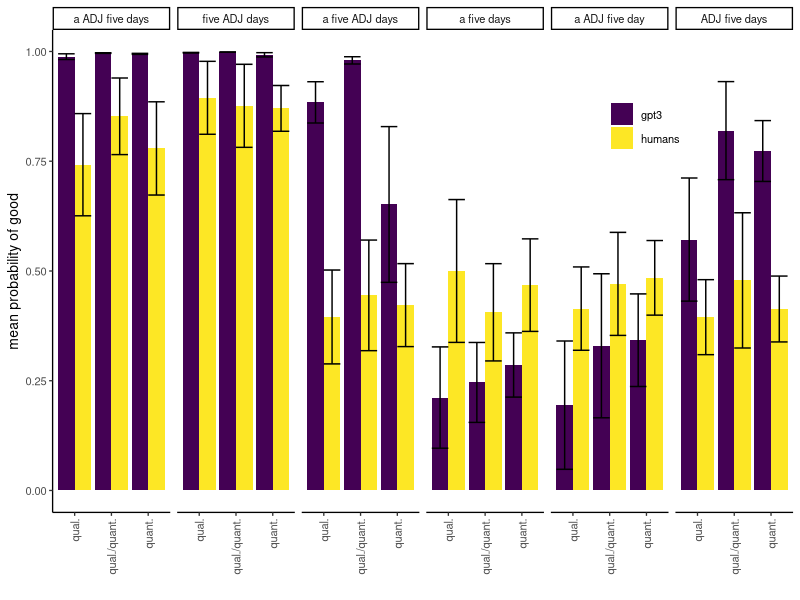
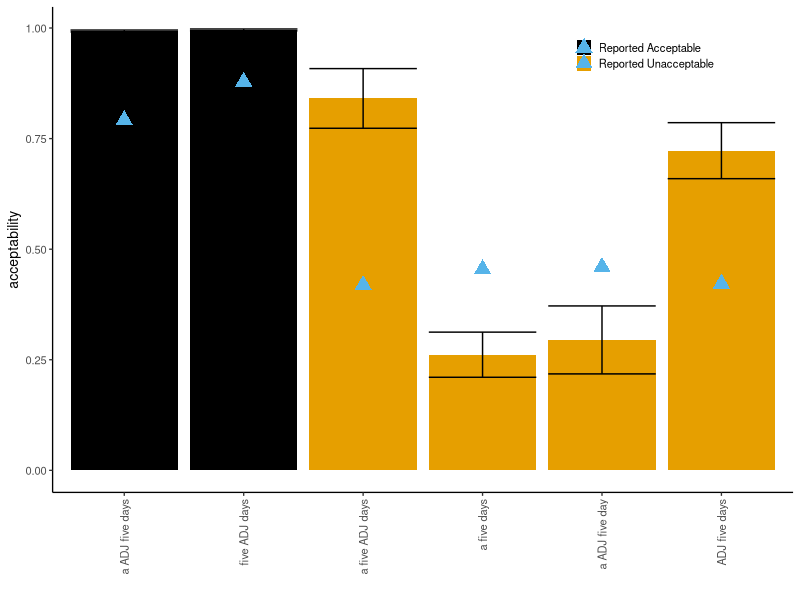
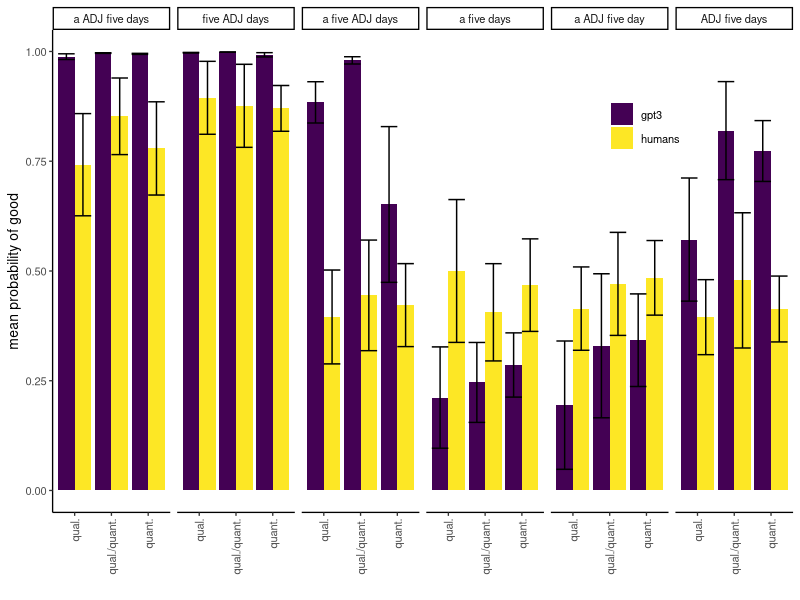
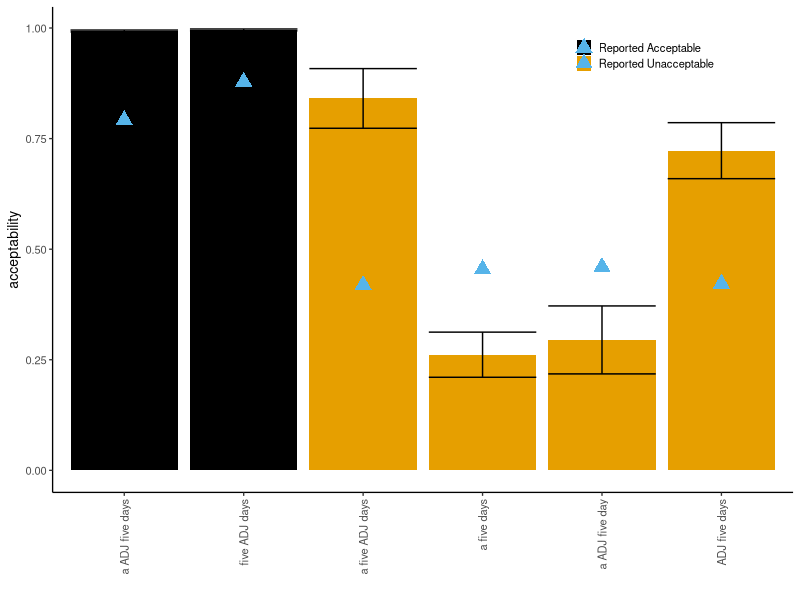

Generate these figures, in order, with R:
library(tidyverse)
library(jsonlite)
library(viridis)
library(lme4)
cbbPalette <- c("#000000", "#E69F00", "#56B4E9", "#009E73", "#F0E442", "#0072B2", "#D55E00", "#CC79A7")

# commented code is how we anonymize the original turk files.
# we make only anonymous files public.
# e1 = read.csv("mturk_data/main_exp_2022_10_06.csv") %>%
#    mutate(batch=1)
# 
# e2 = read.csv("mturk_data/main_exp_2022_10_11.csv") %>%
#    mutate(batch=2)
# 
# e = bind_rows(e1, e2)
# 
# e$WorkerId = paste0("mainS", as.numeric(as.factor(e$WorkerId)))
# e$HITId = paste0("mainH", as.numeric(as.factor(e$HITId)))
# d = select(e, HITId, batch, WorkerId, Input.list,
#           starts_with("Input")) %>%
#  select(HITId, WorkerId, batch, starts_with(("Input.id"))) %>%
#  gather(variable, value, -HITId, -WorkerId, -batch)
# 
# answers = e$Answer.taskAnswers %>%
#   map_df(function(z) {(fromJSON(z) %>% as.data.frame())}) %>%
#   bind_cols(select(e, HITId, batch))
# 
# answers$English = answers$English$yes
# answers$country = answers$country$USA
# answers[, 769] = answers[, 769]$yes
# 
# a = gather(answers, value, answer, -batch, -English, -country, -HITId) %>%
#   mutate(value=gsub("howMuch_", "", value))
# 
# d = left_join(d, a)

#write_csv(d, file="mturk_data/mainexp_turk.csv")

d = read_csv("mturk_data/mainexp_turk.csv")
fillers = filter(d, grepl("filler", value))
fillers$good = grepl("filler_1", fillers$value)
filler.mean = group_by(fillers, WorkerId, good) %>%
  summarise(m=mean(answer), n=n()) %>%
  spread(good, m) %>%
  mutate(diff=`TRUE` - `FALSE`) 

badp = filter(filler.mean, diff < 1 | n > 4)
fillers = filter(fillers, WorkerId %in% badp$WorkerId == F)
d = filter(d, !grepl("filler", value))
d = filter(d, WorkerId %in% fillers$WorkerId)

turk = separate(d, value, into=c("adj", "num", "noun", "sent", "temp"), sep="-")
turk = mutate(turk, sent = case_when(sent == "sent"~ "a ADJ five days",
                                     sent == "sent_default"~"five ADJ days",
                                     sent == "sent_no_mod"~ "a five days",
                                     sent == "sent_reverse_mods"~ "a five ADJ days",
                                     sent == "sent_no_plural"~ "a ADJ five day",
                                     sent == "sent_no_a"~ "ADJ five days")) %>%
  rename(name=sent)
              
turk = filter(turk, English == T)
length(unique(turk$WorkerId))  

####################3

g = bind_rows( read_csv("gpt3_data/sents_20221004.csv"),
                 read_csv("gpt3_data/sents_20221004_2.csv")) %>%
  filter(experiment %in% c("spentLondon"),
         numclass == "num-low",
         nounclass == "noun-measure") %>%
  mutate(adjclass = ifelse(adjclass == "adj-neg" | adjclass == "adj-pos",
                           "adj",
                           adjclass)) %>%
  rename( `a ADJ five days`=(`goodness-sent`),
          `five ADJ days`=(`goodness-sent_default`),
          `a five days`=(`goodness-sent_no_mod`),
          `a five ADJ days`=(`goodness-sent_reverse_mods`),
          `a ADJ five day` = (`goodness-sent_no_plural`),
          `ADJ five days` = (`goodness-sent_no_a`)) %>%
  mutate(temp=substr(sent, 1, 10)) %>%
  select(adjclass, adj, nounclass, noun, numclass, num, temp, starts_with("a ADJ"), starts_with("ADJ"),
         starts_with("a five"), starts_with("five")) %>%
  group_by(adjclass) %>%
  mutate(firstadj=first(adj)) %>%
  ungroup() %>%
  pivot_longer(cols=c(`a ADJ five days`,`a ADJ five day`, `a five days`,
                      `a five ADJ days`, `five ADJ days`, `ADJ five days`)) %>%
  na.omit() 

g.turk = right_join(g, turk)

cor(g.turk$value, g.turk$answer, method="spearman")

group_by(turk, adj, num, noun, temp, name) %>%
  summarise(n=n()) %>%
  filter(n > 1)


select(g.turk, adjclass, adj, noun, num, temp, name) %>%
  distinct() %>%
  nrow()

group_by(g.turk, adjclass, adj, noun, num, temp, name, value, answer) %>%
  summarise(n=n())

d.3 = select(g.turk, adjclass, name, firstadj, answer, value) %>%
  mutate(answer=answer/10) %>%
  rename(gpt3=value, 
         humans=answer) %>%
  gather(variable, value, -adjclass, -name, -firstadj)

#%>%
d.3 = d.3 %>%
  group_by(adjclass, name, firstadj, variable) %>%
  summarise(m=mean(value),
            n=n(),
            s=sd(value),
            l=mean(value) - 1.96 * sd(value, na.rm=T)/sqrt(n),
            u=mean(value) + 1.96 * sd(value, na.rm=T)/sqrt(n),
  )

d.3$name = factor(d.3$name, levels = c("a ADJ five days",
                                       "five ADJ days",
                                       "a five ADJ days",
                                       "a five days",
                                       "a ADJ five day",
                                       "ADJ five days"))

d.3 = mutate(d.3, adjclass = case_when(adjclass == "adj" ~ "qual.",
                                       adjclass == "adj-ambig" ~ "qual./quant.",
                                       adjclass == "adj-quant" ~ "quant.")) 
ggplot(d.3, aes(x=adjclass, y=m, fill=variable,
                group=variable, ymin=l, ymax=u)) +
  geom_bar(stat="identity", position=position_dodge(width=NULL)) +
  geom_errorbar(position=position_dodge(width=NULL)) + 
  theme_classic(10) +
  theme(legend.position = c(.8, .8),
    axis.text.x = element_text(angle=90, vjust=0.5, hjust=1),
    legend.title = element_blank()) + 
  xlab("") + ylab("mean probability of good") + 
  facet_grid(. ~ name) +
  scale_fill_viridis(discrete=T)
ggsave("pngs/full-human-gpt.png", width=7, height=4)

d.3 = select(g.turk, adjclass, name, firstadj, answer, value) %>%
  mutate(answer=answer/10) %>%
  rename(gpt3=value, 
         humans=answer) %>%
  gather(variable, value, -adjclass, -name, -firstadj) %>%
  group_by(name, variable) %>%
  summarise(m=mean(value),
            n=n(),
            s=sd(value),
            l=mean(value) - 1.96 * sd(value, na.rm=T)/sqrt(n),
            u=mean(value) + 1.96 * sd(value, na.rm=T)/sqrt(n),
  )

d.3$name = factor(d.3$name, levels = c("a ADJ five days",
                                       "five ADJ days",
                                       "a five ADJ days",
                                       "a five days",
                                       "a ADJ five day",
                                       "ADJ five days"))

d.3$good = ifelse(d.3$name %in% c("a ADJ five days", "five ADJ days"), 
                  "Reported Acceptable",
                  "Reported Unacceptable")
ggplot(filter(d.3, variable == "gpt3"), aes(x=name, y=m, fill=good,
                group=variable, ymin=l, ymax=u)) +
  geom_bar(stat="identity", position=position_dodge(width=NULL)) +
  geom_errorbar(position=position_dodge(width=NULL)) + 
  theme_classic(10) +
  theme(legend.position = c(.8, .9),
        legend.key.size = unit(.1, 'cm'),
    axis.text.x = element_text(angle=90, vjust=0.5, hjust=1),
    legend.title = element_blank()) + 
  xlab("") + ylab("acceptability") + 
  #scale_fill_viridis(discrete=T) +
  scale_fill_manual(values=cbbPalette) + 
  geom_point(data=filter(d.3, variable == "humans"), aes(x=name, y=m,
                                                         group=variable),
             colour=cbbPalette[3],
             shape=17,
             size=4)
ggsave("pngs/gpt3-humans.png", width=5.5, height=3)

library(xtable)
d.3.table = select(d.3, name, variable, m) %>%
  spread(variable, m) %>%
  mutate(name=paste("The family spent", gsub("ADJ", "beautiful", name), "in London.")) %>%
  rename(`Ex. Sentence` = name) 
print(xtable(d.3.table), include.rownames=FALSE)

#######
g.turk$name = factor(g.turk$name, levels = c("a ADJ five days",
                                       "five ADJ days",
                                       "a five ADJ days",
                                       "a five days",
                                       "a ADJ five day",
                                       "ADJ five days"))

l = lmer(value ~ name + (1|adjclass) + (1|adj) + 
           (1 | temp) , data=g.turk)
summary(l)

as.data.frame(fixef(l)) %>%
  xtable()

l.human = lmer(answer ~ name + (1|adjclass) + (1|adj) + 
           (1 | temp) + (1 |WorkerId), data=g.turk)
summary(l.human)

as.data.frame(fixef(l.human)) %>%
  xtable()

